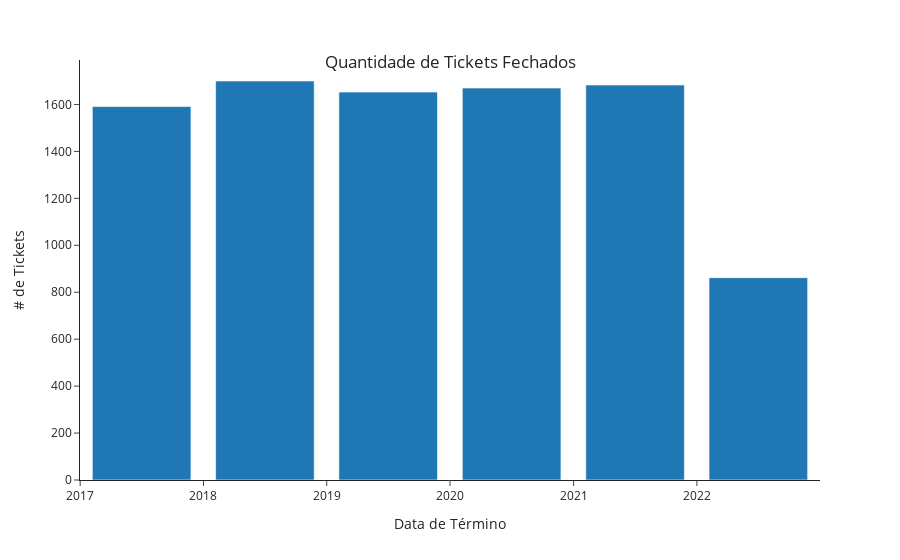

Write notebook code for a chart like this one.
### Code cell
hovertemplate_here = (
"<i>End Date</i>: %{x}<br>"+
"<extra></extra>")

fig = px.histogram(df[df['end_date'] > datetime.date.today() - datetime.timedelta(days=84)], 
                   x='end_date', 
                   template="simple_white", 
                   nbins=7)
fig.update_layout(bargap=0.2, yaxis_title="# de Tickets",
                  xaxis_title="Data de Término",
                 title={
                     'text': "Quantidade de Tickets Fechados",
                     'y': 0.9,
                     'x': 0.5,
                     'xanchor': 'center',
                     'yanchor': 'top'
                 })
fig.update_traces(hovertemplate='Data de Término: %{x} <br># Tickets: %{y}')
fig.show()

### Figure 1 — Plotly figure (JSON) as saved in the notebook; plotly's stock layout.template omitted (floating-point values rounded to 4 significant figures; data arrays with more than 128 entries replaced by an {"elided": "..."} marker saying what was removed)
{"data": [{"alignmentgroup": "True", "bingroup": "x", "hovertemplate": "Data de Término: %{x} <br># Tickets: %{y}", "legendgroup": "", "marker": {"color": "#1F77B4", "pattern": {"shape": ""}}, "name": "", "nbinsx": 7, "offsetgroup": "", "orientation": "v", "showlegend": false, "type": "histogram", "x": {"elided": "9159 str values"}, "xaxis": "x", "yaxis": "y"}], "layout": {"bargap": 0.2, "barmode": "relative", "legend": {"tracegroupgap": 0}, "margin": {"t": 60}, "title": {"text": "Quantidade de Tickets Fechados", "x": 0.5, "xanchor": "center", "y": 0.9, "yanchor": "top"}, "xaxis": {"anchor": "y", "domain": [0, 1], "title": {"text": "Data de Término"}}, "yaxis": {"anchor": "x", "domain": [0, 1], "title": {"text": "# de Tickets"}}}}
